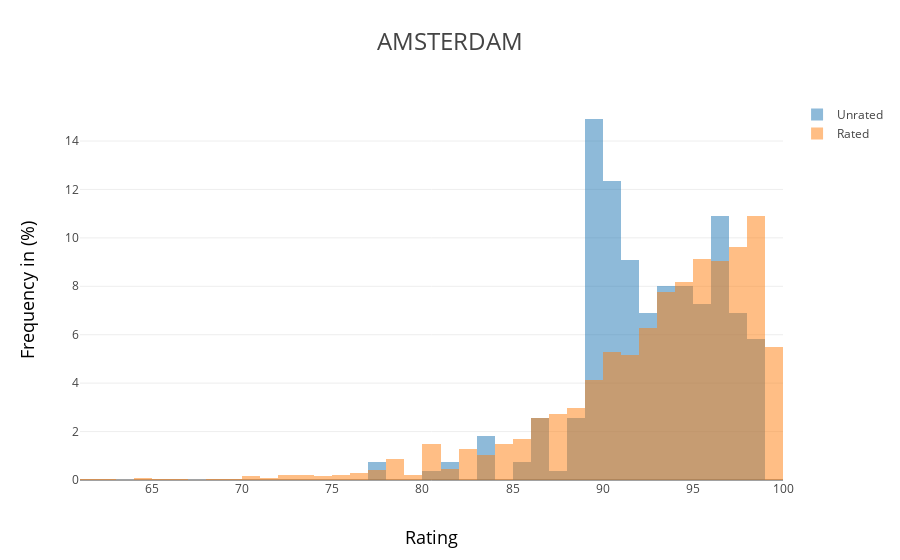

Notebook code for this chart:
### Code cell
#show the prediction vs the truth
trace_rated = go.Histogram(
                histnorm='percent',
                x = y_rated * 100,
                opacity = 0.5,
                xbins=dict(
                    start=0,
                    end=100,
                    size=1
                ),
                name = 'Rated'
                )
trace_unrated = go.Histogram(
                histnorm='percent',
                x = pred_unrated * 100,
                opacity = 0.5,
                xbins=dict(
                    start=0,
                    end=100,
                    size=1
                ),
                name = 'Unrated'
                )

layout =  go.Layout(
                title=city.upper(),
                titlefont=dict(
                            size=24,
                            ),
                barmode='overlay',
                xaxis=dict(
                    title='Rating',
                    titlefont=dict(
                        size=18,
                        color='rgb(0, 0, 0)'
                    )
                ),
                yaxis=dict(
                    title='Frequency in (%)',
                    titlefont=dict(
                        size=18,
                        color='rgb(0, 0, 0)'
                    )
                )
                    )
fig_rating_hist = go.Figure(data = [trace_unrated, trace_rated], layout = layout)
    
pyo.iplot(fig_rating_hist)

### Figure 1 — Plotly figure (JSON) as saved in the notebook; plotly's stock layout.template omitted (floating-point values rounded to 4 significant figures; data arrays with more than 128 entries replaced by an {"elided": "..."} marker saying what was removed)
{"data": [{"histnorm": "percent", "name": "Unrated", "opacity": 0.5, "type": "histogram", "uid": "a6282279-4374-4ddf-b5af-4962913b834f", "x": {"elided": "275 int values"}, "xbins": {"end": 100, "size": 1, "start": 0}}, {"histnorm": "percent", "name": "Rated", "opacity": 0.5, "type": "histogram", "uid": "b620a6ca-8d05-41eb-a339-f8e98ad42b8e", "x": {"elided": "2069 int values"}, "xbins": {"end": 100, "size": 1, "start": 0}}], "layout": {"barmode": "overlay", "title": "AMSTERDAM", "titlefont": {"size": 24}, "xaxis": {"title": "Rating", "titlefont": {"color": "rgb(0, 0, 0)", "size": 18}}, "yaxis": {"title": "Frequency in (%)", "titlefont": {"color": "rgb(0, 0, 0)", "size": 18}}}}
